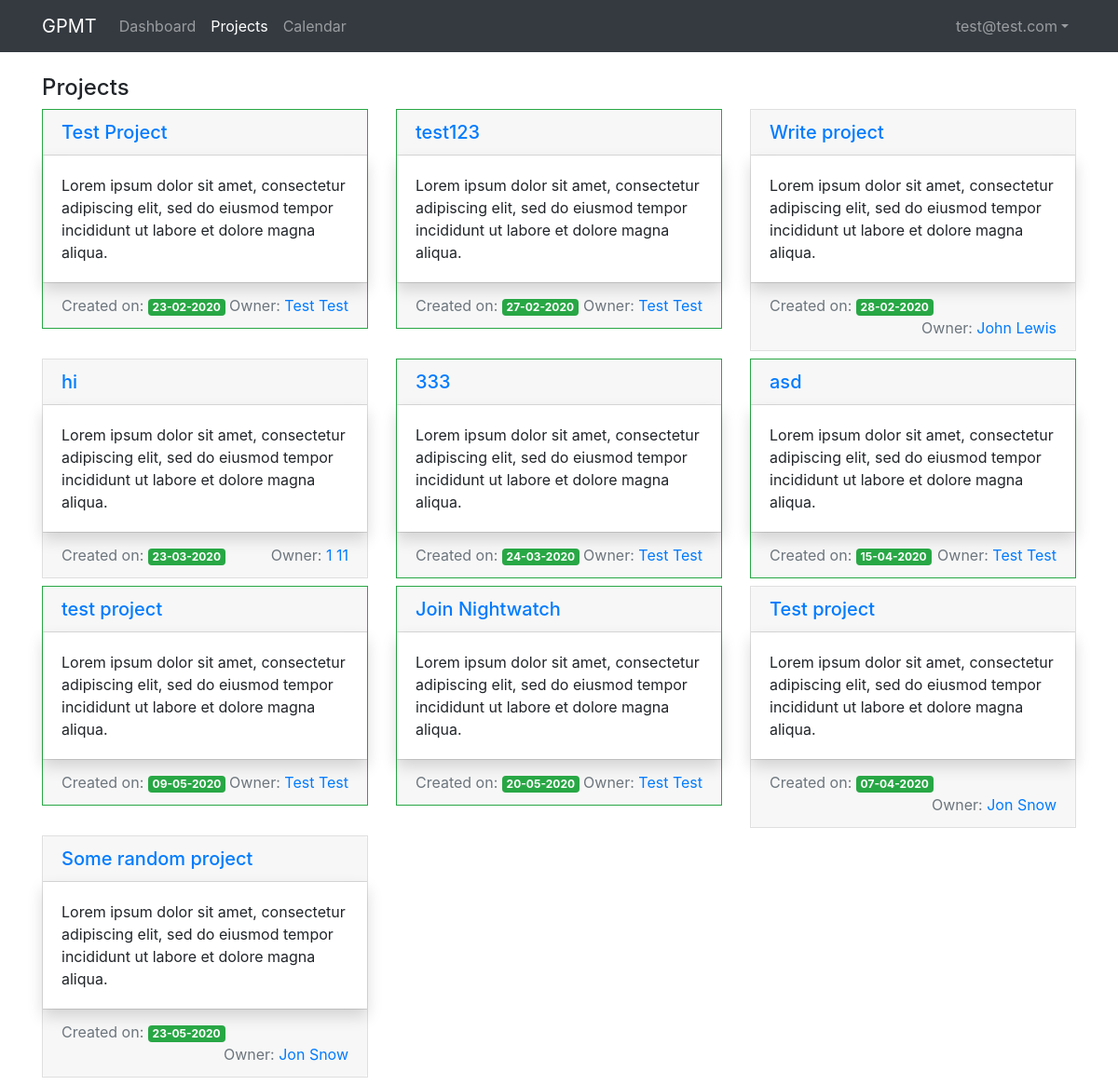
Screenshot of /projects.php (signed in) with the database file from the repository.
### tables this page shows
CREATE TABLE `projects` (
  `id` int(11) NOT NULL AUTO_INCREMENT,
  `title` varchar(64) NOT NULL,
  `description` text NOT NULL,
  `date_created` int(11) NOT NULL,
  `created_by` int(11) NOT NULL,
  `status` int(11) NOT NULL DEFAULT '0',
  PRIMARY KEY (`id`),
  KEY `created_by` (`created_by`),
  CONSTRAINT `projects_ibfk_1` FOREIGN KEY (`created_by`) REFERENCES `users` (`id`)
);

CREATE TABLE `users` (
  `id` int(11) NOT NULL AUTO_INCREMENT,
  `f_name` varchar(32) NOT NULL,
  `l_name` varchar(32) NOT NULL,
  `username` varchar(64) NOT NULL,
  `password` varchar(256) NOT NULL,
  `email` varchar(64) NOT NULL,
  `permissions` int(11) NOT NULL DEFAULT '0',
  PRIMARY KEY (`id`),
  UNIQUE KEY `email_UNIQUE` (`email`),
  UNIQUE KEY `username_UNIQUE` (`username`)
);

### data/database.php (called while the page is built, shortened)
<?php
class DB
{
    private $link = null;
    public function __construct()
    {
        try {
            $this->link = new mysqli(DB_HOST, DB_USER, DB_PASS, DB_NAME);
            $this->link->set_charset("utf8");
        } catch (Exception $e) {
            die('Unable to connect to database');
        }
    }
    public function get_results($query, $object = false)
    {
        $results = $this->link->query($query);
        if ($this->link->error) {
            $this->log_db_errors($this->link->error, $query);
            return false;
        } else {
            $row = array();
            while ($r = (!$object) ? $results->fetch_assoc() : $results->fetch_object()) {
                $row[] = $r;
            }
            return $row;
        }
    }
}

### modules/projects.php (called while the page is built, shortened)
<?php
require_once './data/database.php';
function get_projects()
{
    $database = new DB();
    return $database->get_results ( "SELECT p.*, IFNULL(t.unfinished_tasks,0) unfinished_tasks, u.f_name, u.l_name FROM projects p
                                                LEFT JOIN (SELECT project_id, COUNT(*) AS unfinished_tasks
                                                            FROM tasks
                                                            WHERE status = 0
                                                            GROUP BY project_id) t ON t.project_id = p.id
                                                INNER JOIN users u ON u.id = p.created_by
                                    " );
}

### projects.php (the view, shortened to what this page needs)
<?php
require_once 'modules/projects.php';
$user = $_SESSION[ "user" ];
$projects = get_projects ();
function get_badge($project, $user)
{
    if($project['created_by'] == $user['id']){
        return 'success';
    }
    return '';
}
?>
<!doctype html>
<html lang="en">
<head>
    <link rel="stylesheet" href="https://stackpath.bootstrapcdn.com/bootstrap/4.4.1/css/bootstrap.min.css"
>
</head>
<body>
<nav class="navbar navbar-expand-md navbar-dark bg-dark fixed-top">
    <div class="container">
        <a class="navbar-brand" href="index.php">GPMT</a>
        <div class="collapse navbar-collapse" id="navbarsExampleDefault">
            <ul class="navbar-nav mr-auto">
                <li class="nav-item">
                    <a class="nav-link" href="index.php">Dashboard</a>
                </li>
                <li class="nav-item active">
                    <a class="nav-link" href="project.php">Projects</a>
                </li>
                <li class="nav-item">
                    <a class="nav-link" href="calendar.php">Calendar</a>
                </li>
            </ul>
            <ul class="navbar-nav ml-auto">
                <li class="nav-item dropdown">
                    <a class="nav-link dropdown-toggle" href="#" data-toggle="dropdown" aria-haspopup="true"
                       aria-expanded="false"><?php echo $user[ 'email' ]; ?></a>
                </li>
            </ul>
        </div>
    </div>
</nav>
<main class="container">
    <div class="row">
        <div class="col-12">
            <h4 class="mb">Projects</h4>
        </div>
        <?php
        foreach($projects as $project){
            echo '<div class="col-4">
                    <div class="card border-' . get_badge ($project, $user) . ' mb-2 rounded-0"">
                        <h5 class="card-header">
                            <a href="project.php?id=' . $project['id'] . '" class="stretched-link">' . $project['title'] . '</a>
                        </h5>
                        <div class="card-body shadow">
                            <p class="m-0">' . $project['description'] . '</p>
                        </div>
                        <div class="card-footer text-muted">
                            <p class="m-0">Created on: <span class="badge badge-success">' . date ( "d-m-Y", $project[ 'date_created' ] ) . '</span><span class="float-right">Owner: <a href="#">' . $project['f_name'] . ' ' . $project['l_name'] . '</a></span></p>
                        </div>
                     </div>
                   </div>';
        }
        ?>
    </div>
</main>
</body>
</html>

### projects.php (style rules this page uses)
main { padding-top: 80px; }

### rows the page displays
projects: title "Test Project", description "Lorem ipsum dolor sit amet, consectetur adipiscing elit, sed do eiusmod tempor incididunt ut labore et dolore magna aliqua.", date_created "23-02-2020", created_by.f_name "Test", created_by.l_name "Test"
projects: title "test123", description "Lorem ipsum dolor sit amet, consectetur adipiscing elit, sed do eiusmod tempor incididunt ut labore et dolore magna aliqua.", date_created "27-02-2020", created_by.f_name "Test", created_by.l_name "Test"
projects: title "Write project", description "Lorem ipsum dolor sit amet, consectetur adipiscing elit, sed do eiusmod tempor incididunt ut labore et dolore magna aliqua.", date_created "28-02-2020", created_by.f_name "John", created_by.l_name "Lewis"
projects: title "hi", description "Lorem ipsum dolor sit amet, consectetur adipiscing elit, sed do eiusmod tempor incididunt ut labore et dolore magna aliqua.", date_created "23-03-2020", created_by.f_name "1", created_by.l_name "11"
projects: title "333", description "Lorem ipsum dolor sit amet, consectetur adipiscing elit, sed do eiusmod tempor incididunt ut labore et dolore magna aliqua.", date_created "24-03-2020", created_by.f_name "Test", created_by.l_name "Test"
projects: title "asd", description "Lorem ipsum dolor sit amet, consectetur adipiscing elit, sed do eiusmod tempor incididunt ut labore et dolore magna aliqua.", date_created "15-04-2020", created_by.f_name "Test", created_by.l_name "Test"
projects: title "test project", description "Lorem ipsum dolor sit amet, consectetur adipiscing elit, sed do eiusmod tempor incididunt ut labore et dolore magna aliqua.", date_created "09-05-2020", created_by.f_name "Test", created_by.l_name "Test"
projects: title "Join Nightwatch", description "Lorem ipsum dolor sit amet, consectetur adipiscing elit, sed do eiusmod tempor incididunt ut labore et dolore magna aliqua.", date_created "20-05-2020", created_by.f_name "Test", created_by.l_name "Test"
projects: title "Test project", description "Lorem ipsum dolor sit amet, consectetur adipiscing elit, sed do eiusmod tempor incididunt ut labore et dolore magna aliqua.", date_created "07-04-2020", created_by.f_name "Jon", created_by.l_name "Snow"
projects: title "Some random project", description "Lorem ipsum dolor sit amet, consectetur adipiscing elit, sed do eiusmod tempor incididunt ut labore et dolore magna aliqua.", date_created "23-05-2020", created_by.f_name "Jon", created_by.l_name "Snow"

### other values shown
$user[ 'email' ] "test@test.com"
